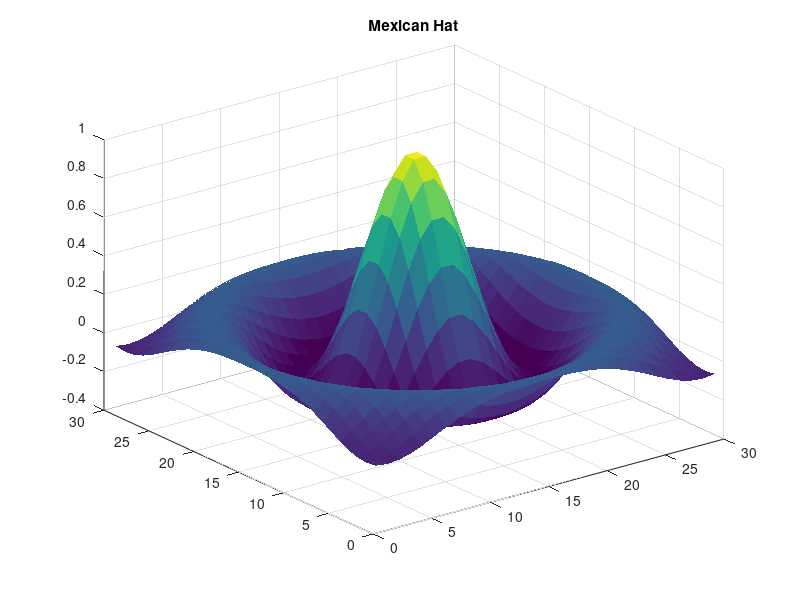
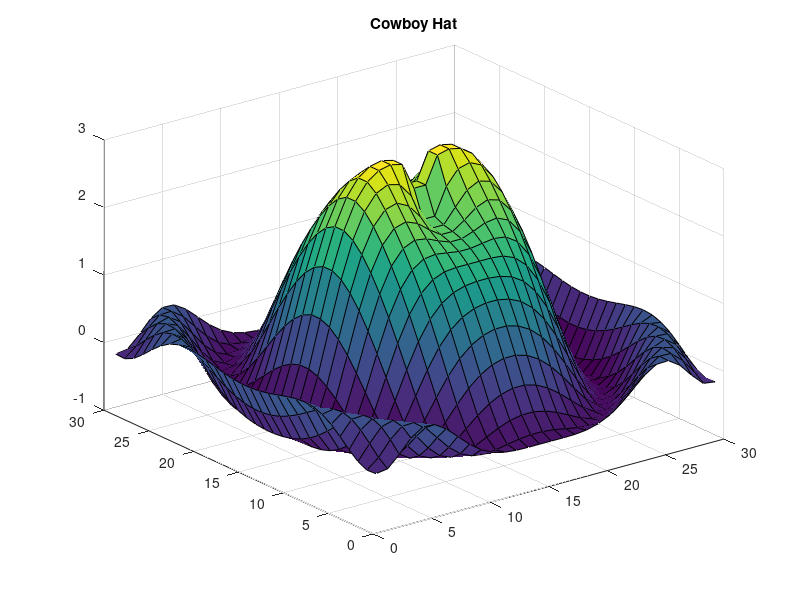

MATLAB code to generate these figures, in order:
%Example7p2
%This code uses meshgrid and surf
close all;
[x,y] = meshgrid(linspace(-8,8,30));
[xx,yy]=meshgrid(linspace(-1.5,1.5,30),...
    linspace(-1.5,1.5,30));
z1 = sin (sqrt(x.^2+y.^2))./sqrt(x.^2+y.^2);
z2 = sin(3*xx.^2+2*yy.^2)./(xx.^2+yy.^2);
figure(1)
surf(z1), shading flat
title('Mexican Hat');
figure(2)
surf(z2), shading faceted
title('Cowboy Hat');
% other possible shadings: flat, faceted, interp
